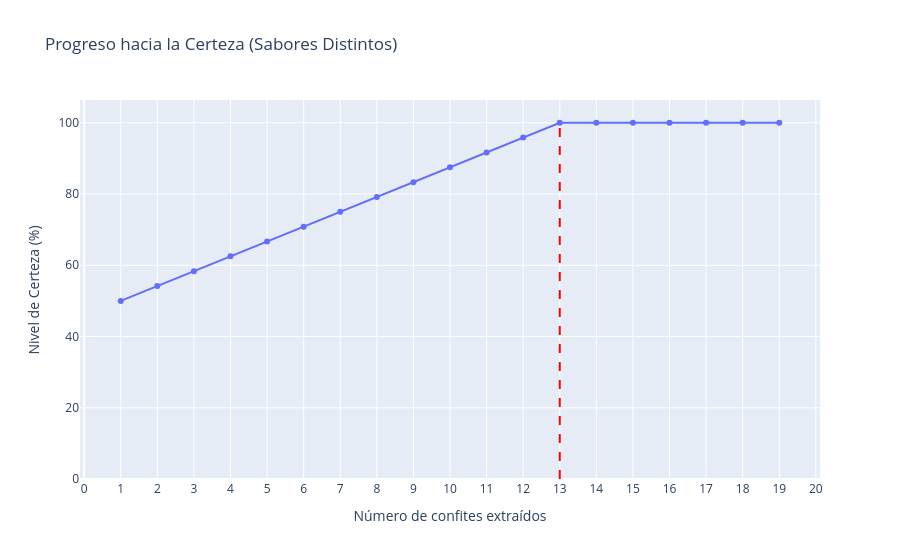

Notebook code for this chart:
### Markdown cell above
### Gráfico de Probabilidad de Certeza (Plotly)
Visualizamos cómo aumenta la seguridad de obtener sabores distintos a medida que sacamos más confites.

### Code cell
import plotly.graph_objects as go

# Definimos el número de extracciones
extracciones = list(range(1, 20))

# Probabilidad de certeza de tener sabores distintos
certeza = [100 if x > 12 else (100 * (1 - (12-x+1)/24)) for x in extracciones]

fig = go.Figure()
fig.add_trace(go.Scatter(
    x=extracciones, 
    y=certeza, 
    mode='lines+markers', 
    name='Certeza de Sabores Distintos'
))

fig.update_layout(
    title='Progreso hacia la Certeza (Sabores Distintos)',
    xaxis_title='Número de confites extraídos',
    yaxis_title='Nivel de Certeza (%)',
    # --- Cambio principal aquí ---
    xaxis=dict(
        tickmode='linear',
        tick0=1,
        dtick=1
    ),
    # -----------------------------
    shapes=[dict(
        type='line', 
        x0=13, x1=13, 
        y0=0, y1=100, 
        line=dict(color='Red', dash='dash')
    )]
)

fig.show()
# Asegúrate de tener instalada la librería 'kaleido' para exportar imágenes
# fig.write_image(r"C:\Users\marco\Downloads\certeza_sabores_distintos.png")

### Figure 1 — Plotly figure (JSON) as saved in the notebook; plotly's stock layout.template omitted (floating-point values rounded to 4 significant figures)
{"data": [{"mode": "lines+markers", "name": "Certeza de Sabores Distintos", "type": "scatter", "x": [1, 2, 3, 4, 5, 6, 7, 8, 9, 10, 11, 12, 13, 14, 15, 16, 17, 18, 19], "y": [50, 54.17, 58.33, 62.5, 66.67, 70.83, 75, 79.17, 83.33, 87.5, 91.67, 95.83, 100, 100, 100, 100, 100, 100, 100]}], "layout": {"shapes": [{"line": {"color": "Red", "dash": "dash"}, "type": "line", "x0": 13, "x1": 13, "y0": 0, "y1": 100}], "title": {"text": "Progreso hacia la Certeza (Sabores Distintos)"}, "xaxis": {"dtick": 1, "tick0": 1, "tickmode": "linear", "title": {"text": "Número de confites extraídos"}}, "yaxis": {"title": {"text": "Nivel de Certeza (%)"}}}}
